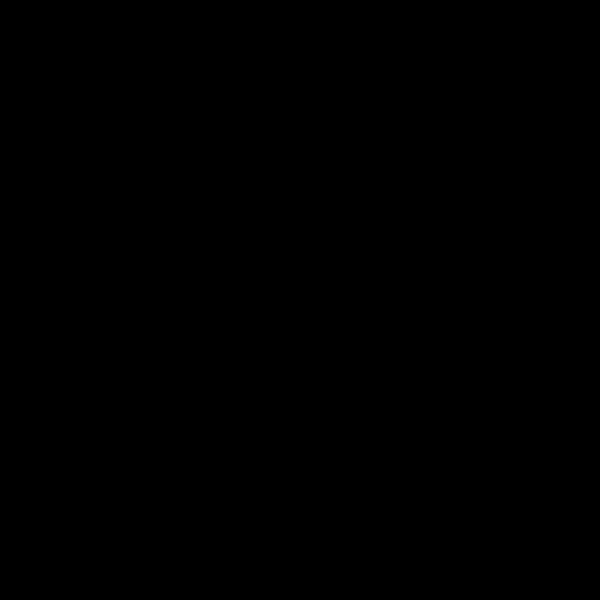
Frame 1 (no input)
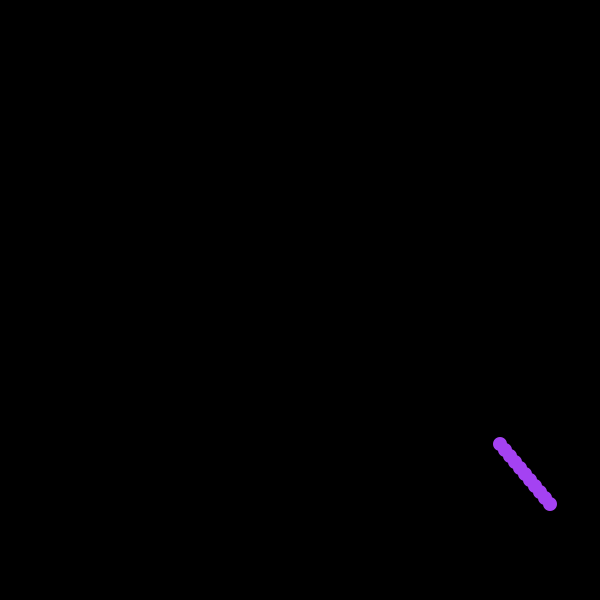
Frame 60 (the mouse pressed at the canvas centre just before this capture)
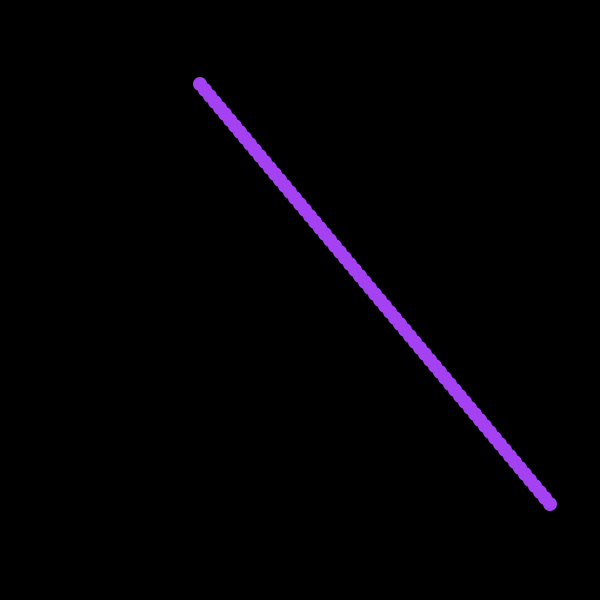
Frame 120 (the mouse held since frame 60 and released just before this capture)

The Processing sketch that drew these frames (run headless with seeded random() and noise(); from frame 60 on, the mouse is pressed at the canvas centre):

// Processing sketch: sketch_160809c
// ── sketch_160809c.pde
//float x;
//float y;
//float xspeed;
//float yspeed;
float r, g, b;
int radius;
PVector position;
PVector velocity;

void setup(){
  size(600,600);
  background(0);
  //xspeed = 5;
  //yspeed = 6;
  
  //x = width/2;
  //y = height/2;
  
  
  position = new PVector(width/2,height/2);
  velocity = new PVector(5,6);
  
  radius = 100;
}

void draw(){
  fill(0,0);
  rect(0,0, width,height);
  
  //x = x + xspeed;
  //y = y + yspeed;
  position = position.add(velocity);
  
  if(position.x >=(width - radius/2) || position.x<= radius/2){
    //xspeed = -xspeed;
    velocity.x = -velocity.x; //.x = only have x value
   
    
  
  }

  if(position.y >=(height - radius/2) || position.y<= radius/2){
    velocity.y = -velocity.y;
    
  
  }
  
 if( position.x == (width-radius/2) || position.x == radius/2 || position.y == (height - radius/2) || position.y == radius/2){
      r = random(0, 255);
      g = random(0, 255);
      b = random(0, 255);
  
  }
  
  noStroke();
  fill(r, g, b);
  ellipse(position.x, position.y, radius/7, radius/7);
  
  
}
